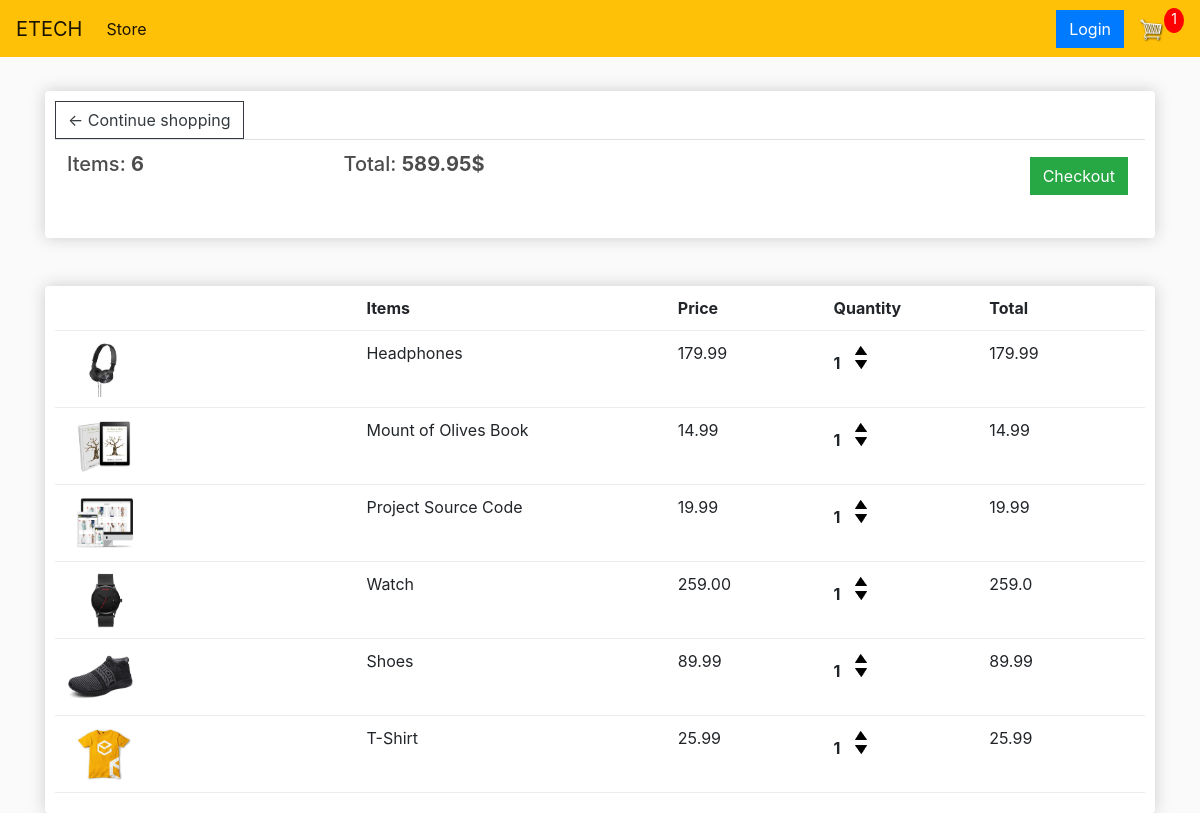
/Cart (signed in), run on the app's committed database.
### store/models.py (models this page shows, shortened)
class Order(models.Model):
    customer = models.ForeignKey(Customer, on_delete=models.SET_NULL, null=True, blank=True)
    date_ordered = models.DateTimeField(auto_now_add=True)
    complete = models.BooleanField(default=False)
    transaction_id = models.CharField(max_length=100, null=True)
    @property
    def get_card_total(self):
        orderitem = self.orderitem_set.all()
        total = sum([item.get_total for item in orderitem])
        return total
    @property
    def get_card_item(self):
        orderitem = self.orderitem_set.all()
        total = sum([item.quantity for item in orderitem])
        return total

class OrderItem(models.Model):
    product = models.ForeignKey(Product, on_delete=models.SET_NULL, null=True, blank=True)
    order = models.ForeignKey(Order, on_delete=models.SET_NULL, null=True, blank=True)
    quantity = models.IntegerField(default=0, null=True, blank=True)
    date_added = models.DateTimeField(auto_now_add=True)
    @property
    def get_total(self):
        total = self.product.price * self.quantity
        return total

class Product(models.Model):
    name = models.CharField(max_length=255, null=True)
    price = models.FloatField()
    digital = models.BooleanField(default=False, null=True, blank=False)
    image = models.ImageField(null=True, blank=True)
    @property
    def imageURL(self):
        try:
            url = self.image.url
        except:
            url = ''
        return url

### store/views.py (the view)
# urls.py: path('Cart', views.cart, name='cart'),
def cart(request):
    if request.user.is_authenticated:
        customer = request.user.customer
        order, created = Order.objects.get_or_create(customer=customer, complete=False)
        items = order.orderitem_set.all()
    else:
        items = []
        order = {'get_card_total': 0, 'get_card_item': 0}
    context = {'items': items, 'order': order}
    return render(request, 'store/Cart.html', context)

### store/templates/store/Cart.html
{% extends 'main.html' %}
{% load static %}
{% block content %}
<div class="row">
    <div class="col-lg-12">
        <div class="box-element">
            <a class="btn btn-outline-dark" href="{% url 'store' %}">&#x2190; Continue shopping </a>
            <table class="table">
                <tr>
                    <th><h5>Items: <strong>{{ order.get_card_item }}</strong></h5></th>
                    <th><h5>Total: <strong>{{ order.get_card_total }}$</strong></h5></th>
                    <th>
                        <a style="float:right; margin: 5px" class="btn btn-success" href="{% url 'checkout' %}">Checkout</a>
                    </th>
                </tr>
            </table>
        </div>
        <br>
        <br>
        <div class="box-element">
            <div class="cart-row">
                <div style="flex: 2"></div>
                <div style="flex: 2"><strong>Items</strong></div>
                <div style="flex: 1"><strong>Price</strong></div>
                <div style="flex: 1"><strong>Quantity</strong></div>
                <div style="flex: 1"><strong>Total</strong></div>
            </div>
            {% for item in items %}
            <div class="cart-row">
		        <div style="flex:2"><img class="row-image" src="{{ item.product.imageURL }}"></div>
		        <div style="flex:2"><p>{{ item.product.name }}</p></div>
		        <div style="flex:1"><p>{{ item.product.price | floatformat:2 }}</p></div>
		        <div style="flex:1">
			        <p class="quantity">{{ item.quantity }}</p>
			            <div class="quantity">
				            <img class="chg-quantity" src="{% static  'image/arrow-up.png' %}">
				            <img class="chg-quantity" src="{% static  'image/arrow-down.png' %}">
			            </div>
                </div>
		            <div style="flex:1"><p>{{ item.get_total }}</p></div>
            </div>
            {% endfor %}
        </div>
    </div>
</div>
{% endblock %}

### static/css/main.css (style rules this page uses)
body { background-color: hsl(0, 0%, 98%); }
h1,h2,h3,h4,h5,h6 { color:hsl(0, 0%, 30%); }
.box-element { box-shadow:hsl(0, 0%, 80%) 0 0 16px; background-color: #fff; border-radius: 4px; padding: 10px; }
.col-lg-4, .col-lg-6, .col-lg-8, .col-lg-12 { margin-top: 10px; }
.btn { border-radius: 0; }
.row-image { width: 100px; }
.cart-row { display: flex; align-items:stretch; padding-bottom: 10px; margin-bottom: 10px; border-bottom: 1px solid #ececec; }
.quantity { display: inline-block; font-weight: 700; padding-right:10px; }
.chg-quantity { width: 12px; cursor: pointer; display: block; margin-top: 5px; transition:.1s; }

### data on the page
Order: get_card_item "6", get_card_total "589.95"
OrderItem: product.imageURL (picture), product.name "Headphones", product.price "179.99", quantity "1", get_total "179.99"
OrderItem: product.imageURL (picture), product.name "Mount of Olives Book", product.price "14.99", quantity "1", get_total "14.99"
OrderItem: product.imageURL (picture), product.name "Project Source Code", product.price "19.99", quantity "1", get_total "19.99"
OrderItem: product.imageURL (picture), product.name "Watch", product.price "259.00", quantity "1", get_total "259.0"
OrderItem: product.imageURL (picture), product.name "Shoes", product.price "89.99", quantity "1", get_total "89.99"
OrderItem: product.imageURL (picture), product.name "T-Shirt", product.price "25.99", quantity "1", get_total "25.99"
